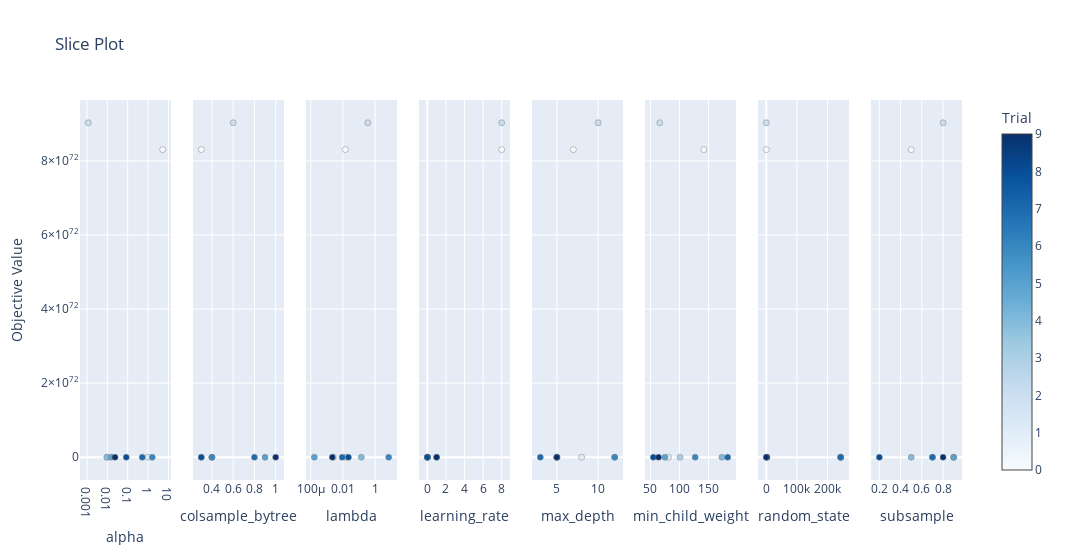

Here is the notebook cell this chart was saved with:
### Code cell
optuna.visualization.plot_slice(find_params)

### Figure 1 — Plotly figure (JSON) as saved in the notebook; plotly's stock layout.template omitted (floating-point values rounded to 4 significant figures)
{"data": [{"marker": {"color": [0, 1, 2, 3, 4, 5, 6, 7, 8, 9], "colorbar": {"title": {"text": "Trial"}, "x": 1, "xpad": 40}, "colorscale": [[0, "rgb(247,251,255)"], [0.125, "rgb(222,235,247)"], [0.25, "rgb(198,219,239)"], [0.375, "rgb(158,202,225)"], [0.5, "rgb(107,174,214)"], [0.625, "rgb(66,146,198)"], [0.75, "rgb(33,113,181)"], [0.875, "rgb(8,81,156)"], [1, "rgb(8,48,107)"]], "line": {"color": "Grey", "width": 0.5}, "showscale": true}, "mode": "markers", "showlegend": false, "type": "scatter", "x": [5.244, 0.9996, 0.001159, 0.01021, 0.009368, 0.01569, 1.622, 0.52, 0.08535, 0.02386], "xaxis": "x", "y": [8.304e+72, 0.00593, 9.029e+72, 0.00612, 0.0527, 0.01433, 0.0152, 0.01789, 0.02044, 0.004799], "yaxis": "y"}, {"marker": {"color": [0, 1, 2, 3, 4, 5, 6, 7, 8, 9], "colorbar": {"title": {"text": "Trial"}, "x": 1, "xpad": 40}, "colorscale": [[0, "rgb(247,251,255)"], [0.125, "rgb(222,235,247)"], [0.25, "rgb(198,219,239)"], [0.375, "rgb(158,202,225)"], [0.5, "rgb(107,174,214)"], [0.625, "rgb(66,146,198)"], [0.75, "rgb(33,113,181)"], [0.875, "rgb(8,81,156)"], [1, "rgb(8,48,107)"]], "line": {"color": "Grey", "width": 0.5}, "showscale": false}, "mode": "markers", "showlegend": false, "type": "scatter", "x": [0.3, 0.3, 0.6, 0.4, 0.4, 0.9, 0.4, 0.8, 0.3, 1], "xaxis": "x2", "y": [8.304e+72, 0.00593, 9.029e+72, 0.00612, 0.0527, 0.01433, 0.0152, 0.01789, 0.02044, 0.004799], "yaxis": "y2"}, {"marker": {"color": [0, 1, 2, 3, 4, 5, 6, 7, 8, 9], "colorbar": {"title": {"text": "Trial"}, "x": 1, "xpad": 40}, "colorscale": [[0, "rgb(247,251,255)"], [0.125, "rgb(222,235,247)"], [0.25, "rgb(198,219,239)"], [0.375, "rgb(158,202,225)"], [0.5, "rgb(107,174,214)"], [0.625, "rgb(66,146,198)"], [0.75, "rgb(33,113,181)"], [0.875, "rgb(8,81,156)"], [1, "rgb(8,48,107)"]], "line": {"color": "Grey", "width": 0.5}, "showscale": false}, "mode": "markers", "showlegend": false, "type": "scatter", "x": [0.0142, 0.00257, 0.3506, 0.01506, 0.1398, 0.0001661, 7.016, 0.008952, 0.02207, 0.002199], "xaxis": "x3", "y": [8.304e+72, 0.00593, 9.029e+72, 0.00612, 0.0527, 0.01433, 0.0152, 0.01789, 0.02044, 0.004799], "yaxis": "y3"}, {"marker": {"color": [0, 1, 2, 3, 4, 5, 6, 7, 8, 9], "colorbar": {"title": {"text": "Trial"}, "x": 1, "xpad": 40}, "colorscale": [[0, "rgb(247,251,255)"], [0.125, "rgb(222,235,247)"], [0.25, "rgb(198,219,239)"], [0.375, "rgb(158,202,225)"], [0.5, "rgb(107,174,214)"], [0.625, "rgb(66,146,198)"], [0.75, "rgb(33,113,181)"], [0.875, "rgb(8,81,156)"], [1, "rgb(8,48,107)"]], "line": {"color": "Grey", "width": 0.5}, "showscale": false}, "mode": "markers", "showlegend": false, "type": "scatter", "x": [8, 0.02, 8, 1, 0.0003, 0.008, 0.01, 0.02, 0.01, 1], "xaxis": "x4", "y": [8.304e+72, 0.00593, 9.029e+72, 0.00612, 0.0527, 0.01433, 0.0152, 0.01789, 0.02044, 0.004799], "yaxis": "y4"}, {"marker": {"color": [0, 1, 2, 3, 4, 5, 6, 7, 8, 9], "colorbar": {"title": {"text": "Trial"}, "x": 1, "xpad": 40}, "colorscale": [[0, "rgb(247,251,255)"], [0.125, "rgb(222,235,247)"], [0.25, "rgb(198,219,239)"], [0.375, "rgb(158,202,225)"], [0.5, "rgb(107,174,214)"], [0.625, "rgb(66,146,198)"], [0.75, "rgb(33,113,181)"], [0.875, "rgb(8,81,156)"], [1, "rgb(8,48,107)"]], "line": {"color": "Grey", "width": 0.5}, "showscale": false}, "mode": "markers", "showlegend": false, "type": "scatter", "x": [7, 8, 10, 5, 5, 12, 12, 3, 5, 5], "xaxis": "x5", "y": [8.304e+72, 0.00593, 9.029e+72, 0.00612, 0.0527, 0.01433, 0.0152, 0.01789, 0.02044, 0.004799], "yaxis": "y5"}, {"marker": {"color": [0, 1, 2, 3, 4, 5, 6, 7, 8, 9], "colorbar": {"title": {"text": "Trial"}, "x": 1, "xpad": 40}, "colorscale": [[0, "rgb(247,251,255)"], [0.125, "rgb(222,235,247)"], [0.25, "rgb(198,219,239)"], [0.375, "rgb(158,202,225)"], [0.5, "rgb(107,174,214)"], [0.625, "rgb(66,146,198)"], [0.75, "rgb(33,113,181)"], [0.875, "rgb(8,81,156)"], [1, "rgb(8,48,107)"]], "line": {"color": "Grey", "width": 0.5}, "showscale": false}, "mode": "markers", "showlegend": false, "type": "scatter", "x": [142, 81, 66, 101, 173, 75, 127, 183, 55, 64], "xaxis": "x6", "y": [8.304e+72, 0.00593, 9.029e+72, 0.00612, 0.0527, 0.01433, 0.0152, 0.01789, 0.02044, 0.004799], "yaxis": "y6"}, {"marker": {"color": [0, 1, 2, 3, 4, 5, 6, 7, 8, 9], "colorbar": {"title": {"text": "Trial"}, "x": 1, "xpad": 40}, "colorscale": [[0, "rgb(247,251,255)"], [0.125, "rgb(222,235,247)"], [0.25, "rgb(198,219,239)"], [0.375, "rgb(158,202,225)"], [0.5, "rgb(107,174,214)"], [0.625, "rgb(66,146,198)"], [0.75, "rgb(33,113,181)"], [0.875, "rgb(8,81,156)"], [1, "rgb(8,48,107)"]], "line": {"color": "Grey", "width": 0.5}, "showscale": false}, "mode": "markers", "showlegend": false, "type": "scatter", "x": [20, 243123, 10, 10, 243123, 243123, 2000, 243123, 2000, 20], "xaxis": "x7", "y": [8.304e+72, 0.00593, 9.029e+72, 0.00612, 0.0527, 0.01433, 0.0152, 0.01789, 0.02044, 0.004799], "yaxis": "y7"}, {"marker": {"color": [0, 1, 2, 3, 4, 5, 6, 7, 8, 9], "colorbar": {"title": {"text": "Trial"}, "x": 1, "xpad": 40}, "colorscale": [[0, "rgb(247,251,255)"], [0.125, "rgb(222,235,247)"], [0.25, "rgb(198,219,239)"], [0.375, "rgb(158,202,225)"], [0.5, "rgb(107,174,214)"], [0.625, "rgb(66,146,198)"], [0.75, "rgb(33,113,181)"], [0.875, "rgb(8,81,156)"], [1, "rgb(8,48,107)"]], "line": {"color": "Grey", "width": 0.5}, "showscale": false}, "mode": "markers", "showlegend": false, "type": "scatter", "x": [0.5, 0.9, 0.8, 0.9, 0.5, 0.9, 0.7, 0.7, 0.2, 0.8], "xaxis": "x8", "y": [8.304e+72, 0.00593, 9.029e+72, 0.00612, 0.0527, 0.01433, 0.0152, 0.01789, 0.02044, 0.004799], "yaxis": "y8"}], "layout": {"title": {"text": "Slice Plot"}, "width": 2400, "xaxis": {"anchor": "y", "domain": [0, 0.1031], "title": {"text": "alpha"}, "type": "log"}, "xaxis2": {"anchor": "y2", "domain": [0.1281, 0.2312], "title": {"text": "colsample_bytree"}}, "xaxis3": {"anchor": "y3", "domain": [0.2562, 0.3594], "title": {"text": "lambda"}, "type": "log"}, "xaxis4": {"anchor": "y4", "domain": [0.3844, 0.4875], "title": {"text": "learning_rate"}}, "xaxis5": {"anchor": "y5", "domain": [0.5125, 0.6156], "title": {"text": "max_depth"}}, "xaxis6": {"anchor": "y6", "domain": [0.6406, 0.7438], "title": {"text": "min_child_weight"}}, "xaxis7": {"anchor": "y7", "domain": [0.7688, 0.8719], "title": {"text": "random_state"}}, "xaxis8": {"anchor": "y8", "domain": [0.8969, 1], "title": {"text": "subsample"}}, "yaxis": {"anchor": "x", "domain": [0, 1], "title": {"text": "Objective Value"}}, "yaxis2": {"anchor": "x2", "domain": [0, 1], "matches": "y", "showticklabels": false}, "yaxis3": {"anchor": "x3", "domain": [0, 1], "matches": "y", "showticklabels": false}, "yaxis4": {"anchor": "x4", "domain": [0, 1], "matches": "y", "showticklabels": false}, "yaxis5": {"anchor": "x5", "domain": [0, 1], "matches": "y", "showticklabels": false}, "yaxis6": {"anchor": "x6", "domain": [0, 1], "matches": "y", "showticklabels": false}, "yaxis7": {"anchor": "x7", "domain": [0, 1], "matches": "y", "showticklabels": false}, "yaxis8": {"anchor": "x8", "domain": [0, 1], "matches": "y", "showticklabels": false}}}
